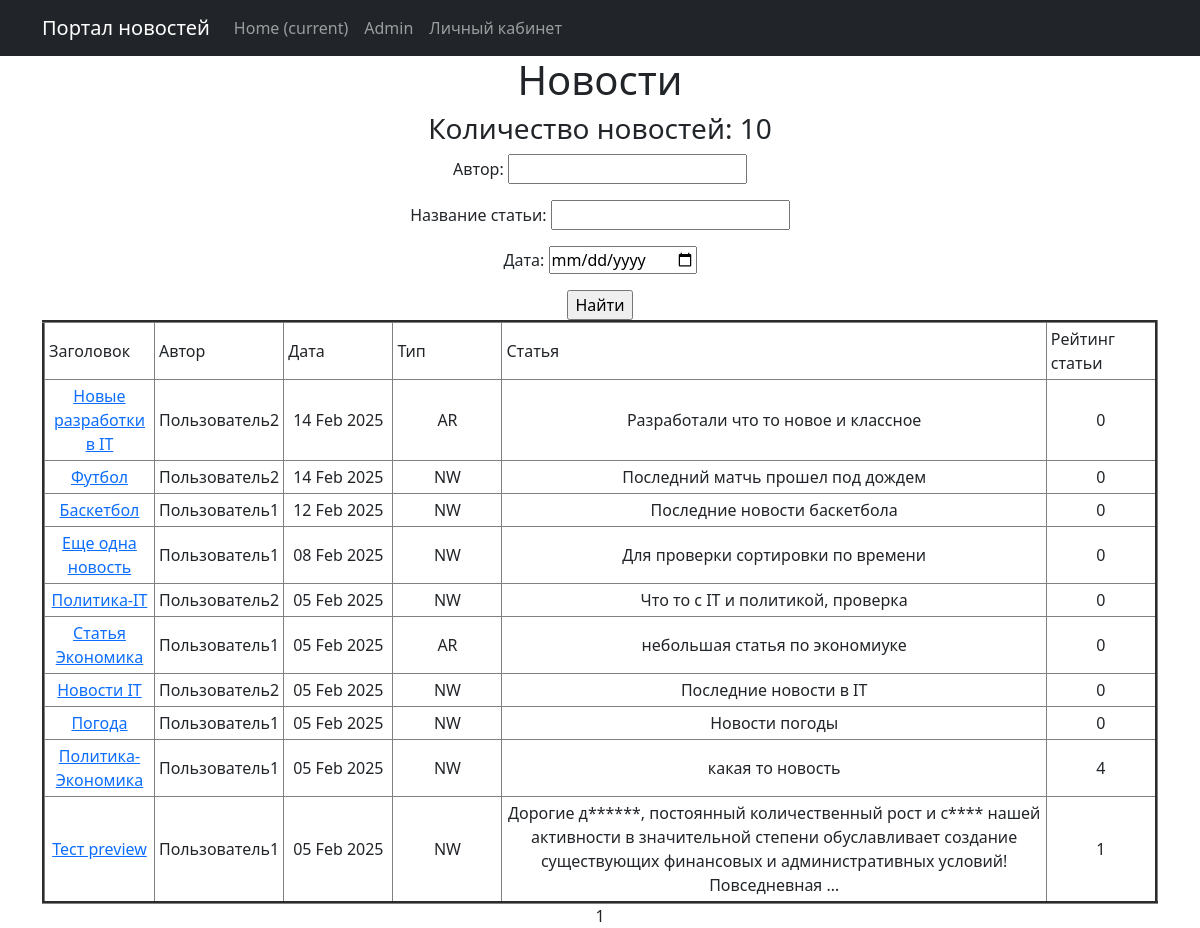
/publication/search/, run on the app's committed database.
### news/models.py (models this page shows, shortened)
class Post(models.Model):
    news = "NW"
    article = "AR"
    POSITIONS = [(news, "Новость"),
                 (article, "Статья")]
    autor_id = models.ForeignKey(Author, on_delete=models.CASCADE)
    type = models.CharField(max_length = 2, choices=POSITIONS, default=news)
    date_time = models.DateTimeField(auto_now_add=True)
    category = models.ManyToManyField(Category, through="PostCategory")
    title_news = models.CharField(max_length = 128)
    text_news = models.TextField()
    rating_post = models.IntegerField(default = 0)

class Censorship(models.Model):
    word = models.CharField(max_length = 255, unique=True)
    def __str__(self):
        return f'{self.word}'

class Author(models.Model):
    rating_autor = models.IntegerField(default = 0)
    user = models.OneToOneField(User, on_delete=models.CASCADE)

### news/views.py (the view)
# urls.py: path('search/', PostSearch.as_view(), name="news_search"),
class PostSearch(ListView):
    model = Post
    ordering = '-date_time'
    template_name = 'post_search.html'
    context_object_name = 'post_search'
    paginate_by = 10
    def get_queryset(self):
        queryset = super().get_queryset()
        self.filterset = NewsFilter(self.request.GET, queryset)
        return self.filterset.qs
    def get_context_data(self, **kwargs):
        context = super().get_context_data(**kwargs)
        context['filterset'] = self.filterset
        return context

### news/templatetags/custom_filters.py (called while the page is built)
def delete_symbol_l_r(word):
    symbols = ['!', '"', '#', '$', '%', '&', "'", '(', ')' '*',"\\", '+', ',', '-', '.', '/', ':', ';', '<', '=', '>', '?',
               '@', '[', ']', '^', '_', '`', '{', '|', '}']
    for symbol in symbols:
       word = word.rstrip(symbol).lstrip(symbol)
    return word

def stripping(text):
    word = ''
    for i in text:
        if i.isalpha():
            word += i
    return word.lower()

@register.filter()
def censor(text):
    list_censor = [str(i) for i in Censorship.objects.all()]
    for word in text.split():
        format_word = stripping(word)
        if format_word in list_censor:
            cencore_word = format_word[0] + "*" * (len(word) - 1)
            text = text.replace(delete_symbol_l_r(word), cencore_word)
    return text

### templates/post_search.html (shortened to what this page needs)
{% extends 'flatpages/default.html' %}
{% load custom_filters %}
{% load custom_tags %}
{% block content %}
    <h1>Новости</h1>
    <h3> Количество новостей: {{ post_search | length}} </h3>
        <form action="" method="get">
            {{ filterset.form.as_p }}
            <input type="submit" value="Найти" />
        </form>
        {% if post_search %}
            <table border="3" cellpadding="4" cellspacing="1" width="100%">
                <tr>
                    <td align="left" width="10%">Заголовок</td>
                    <td align="left" width="10%">Автор</td>
                    <td align="left" width="10%">Дата</td>
                    <td align="left" width="10%">Тип</td>
                    <td align="left" width="50%">Статья</td>
                    <td align="left" width="10%">Рейтинг статьи</td>
                </tr>
                {% for post in post_search%}
                <tr>
                    <td><a href="http://127.0.0.1:8000/publication/{{ post.pk }}">{{ post.title_news | censor }}</a></td>
                    <td>{{ post.autor_id.user }}</td>
                    <td>{{ post.date_time | date:'d M Y' }}</td>
                    <td>{{ post.type }}</td>
                    <td>{{ post.text_news | truncatewords:20 | censor }}</td>
                    <td>{{ post.rating_post }}</td>
                </tr>
                {% endfor %}
            </table>
        {% else %}
        <h2>По вашему запросу ничего не найдено!</h2>
        {% endif%}
   {{ page_obj.number }}
{% endblock content %}

### templates/post_search.html (style rules this page uses)
td { border: 1px solid grey; }

### data on the page
Post: title_news|censor "Новые разработки в IT", autor_id.user "Пользователь2", date_time "14 Feb 2025", type "AR", text_news|censor "Разработали что то новое и классное", rating_post "0"
Post: title_news|censor "Футбол", autor_id.user "Пользователь2", date_time "14 Feb 2025", type "NW", text_news|censor "Последний матчь прошел под дождем", rating_post "0"
Post: title_news|censor "Баскетбол", autor_id.user "Пользователь1", date_time "12 Feb 2025", type "NW", text_news|censor "Последние новости баскетбола", rating_post "0"
Post: title_news|censor "Еще одна новость", autor_id.user "Пользователь1", date_time "08 Feb 2025", type "NW", text_news|censor "Для проверки сортировки по времени", rating_post "0"
Post: title_news|censor "Политика-IT", autor_id.user "Пользователь2", date_time "05 Feb 2025", type "NW", text_news|censor "Что то с IT и политикой, проверка", rating_post "0"
Post: title_news|censor "Статья Экономика", autor_id.user "Пользователь1", date_time "05 Feb 2025", type "AR", text_news|censor "небольшая статья по экономиуке", rating_post "0"
Post: title_news|censor "Новости IT", autor_id.user "Пользователь2", date_time "05 Feb 2025", type "NW", text_news|censor "Последние новости в IT", rating_post "0"
Post: title_news|censor "Погода", autor_id.user "Пользователь1", date_time "05 Feb 2025", type "NW", text_news|censor "Новости погоды", rating_post "0"
Post: title_news|censor "Политика-Экономика", autor_id.user "Пользователь1", date_time "05 Feb 2025", type "NW", text_news|censor "какая то новость", rating_post "4"
Post: title_news|censor "Тест preview", autor_id.user "Пользователь1", date_time "05 Feb 2025", type "NW", text_news|censor "Дорогие д******, постоянный количественный рост и с**** нашей активности в значительной степени обуславливает создание существующих финансовых и административных условий! Повседневная …", rating_post "1"

### other printed values
{{ post_search | length }} "10"
{{ page_obj.number }} "1"
